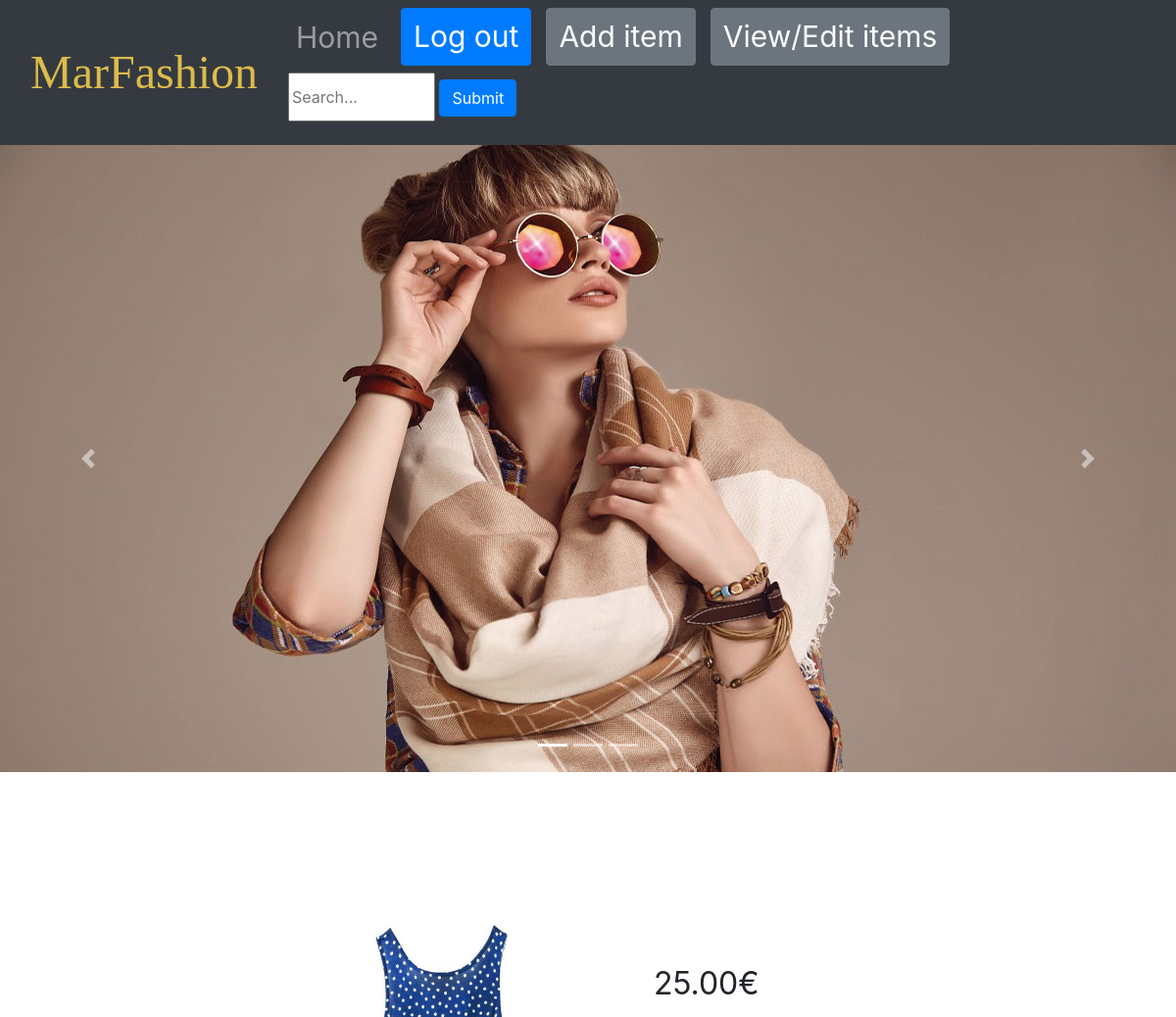
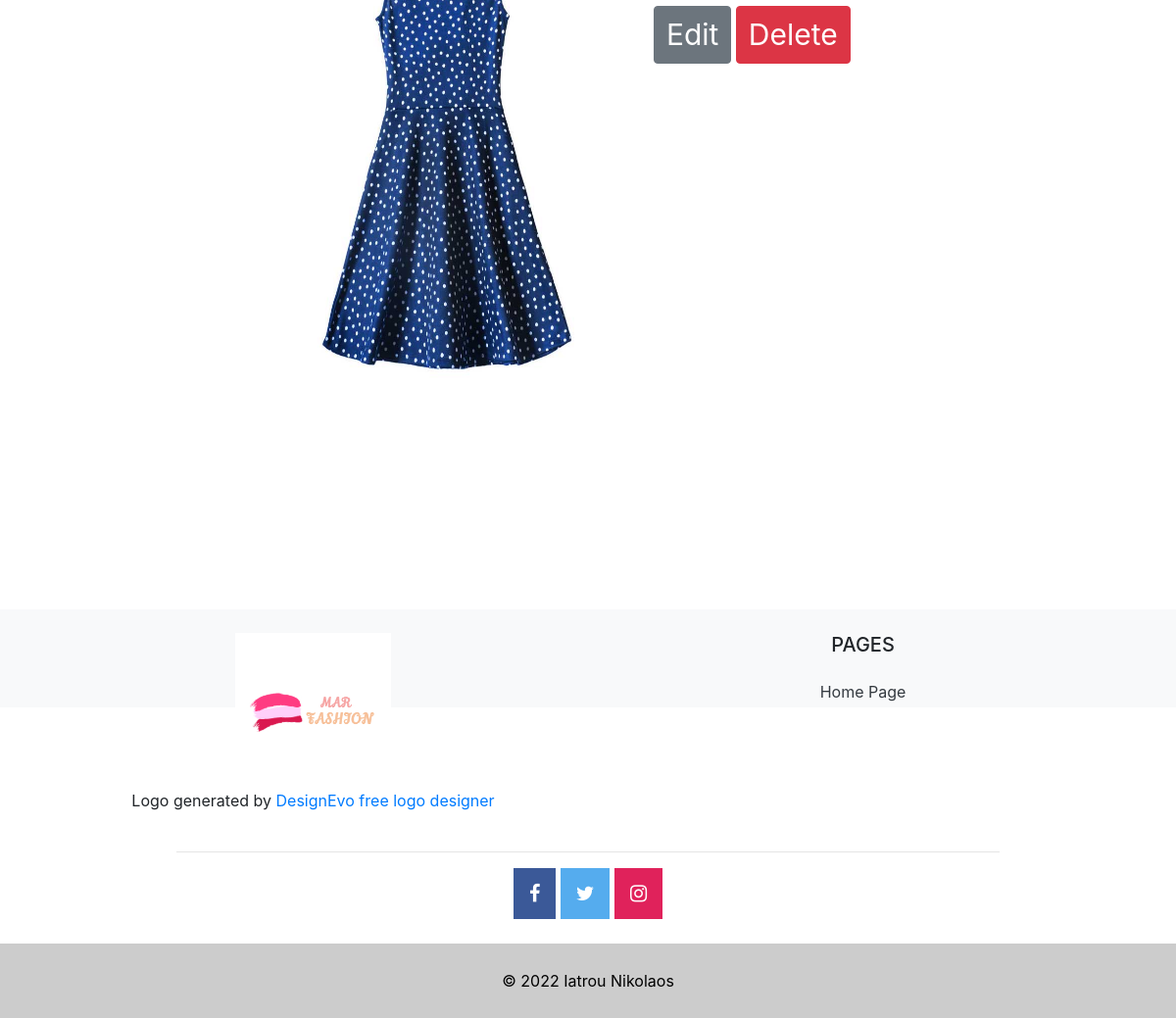
Screenshot of /list/24/ (signed in) with the database file from the repository (2 pictures, top to bottom).
### home/models.py (models this page shows)
class Clothes(models.Model):
    idCloth = models.IntegerField()  # 1:hats 2:dresses 3:shoes 4:bags
    id = models.IntegerField(primary_key=True)
    type = models.CharField(max_length=50)  # imgURL ex:hat1, shoes1
    price = models.DecimalField(max_digits=5, decimal_places=2)
    user = models.ForeignKey(
        User, on_delete=models.CASCADE, related_name="clothes")

### home/views.py (the view)
# urls.py: path('list/<int:pk>/', views.itemDetail.as_view(), name='item.detail'),
class itemDetail(DetailView):
    model = Clothes
    template_name = 'home/clothes_detailView.html'
    context_object_data = 'clothes'

### home/templates/home/clothes_detailView.html
{% extends 'headerFooter.html' %}
{% load static %}
{% block content %}
{% if request.user.id == 1 %}
    <br class="choices">
        <div id="page-container">
                <div id="finalImage">
                    <img src="\static\images\{{clothes.type}}.jpg" class="imageSize"  width="80%" height="80%">
                </div>
                <div id"price" >
                <p id="clothType"> {{clothes.price|capfirst }}€</p>
                <a class="btn btn-secondary" href={% url 'item.update' clothes.id %} style="font-size:30px" >Edit</a>
                <a class="btn btn-danger" href={% url 'item.delete' clothes.id %} style="font-size:30px" >Delete</a>
                </div>
        </div>
{% else %}
<p class="text-capitalize font-weight-bold text-center text-info" style = "font-size:20px;">You do not have permission to this page. Please contact an administrator if required.</p>
{% endif %}
{% endblock %}

### static/css/styles.css (style rules this page uses)
body { text-align: center; height: 100%; margin: 50%; padding: 0; }
#page-container { position: relative; min-height: 100vh; }
.imageSize { display: block; margin-left: 10%; width: 80%; }
#clothType { text-align: left; padding-top: 10%; }
#finalImage { float: left !important; padding-left: 20%; }
#clothType { font-size: 2em; }

### rows the page displays
Clothes: type (picture), price "25.00"
